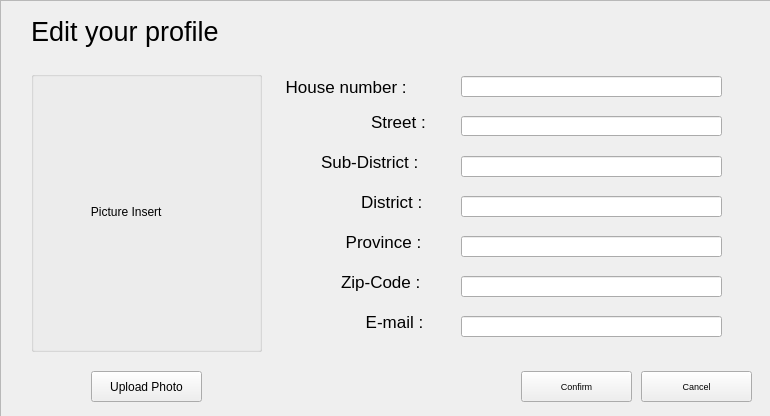
<?xml version="1.0" encoding="UTF-8"?>
<ui version="4.0">
 <class>Form</class>
 <widget class="QWidget" name="Form">
  <property name="geometry">
   <rect>
    <x>0</x>
    <y>0</y>
    <width>770</width>
    <height>416</height>
   </rect>
  </property>
  <property name="windowTitle">
   <string>Form</string>
  </property>
  <widget class="QScrollArea" name="addressEdit">
   <property name="geometry">
    <rect>
     <x>0</x>
     <y>0</y>
     <width>771</width>
     <height>421</height>
    </rect>
   </property>
   <property name="verticalScrollBarPolicy">
    <enum>Qt::ScrollBarAlwaysOff</enum>
   </property>
   <property name="horizontalScrollBarPolicy">
    <enum>Qt::ScrollBarAlwaysOff</enum>
   </property>
   <property name="widgetResizable">
    <bool>true</bool>
   </property>
   <widget class="QWidget" name="scrollAreaWidgetContents">
    <property name="geometry">
     <rect>
      <x>0</x>
      <y>0</y>
      <width>769</width>
      <height>419</height>
     </rect>
    </property>
    <widget class="QLabel" name="label">
     <property name="geometry">
      <rect>
       <x>30</x>
       <y>10</y>
       <width>251</width>
       <height>41</height>
      </rect>
     </property>
     <property name="font">
      <font>
       <pointsize>20</pointsize>
      </font>
     </property>
     <property name="text">
      <string>Edit your profile</string>
     </property>
    </widget>
    <widget class="QGroupBox" name="groupBox">
     <property name="geometry">
      <rect>
       <x>30</x>
       <y>70</y>
       <width>231</width>
       <height>281</height>
      </rect>
     </property>
     <property name="title">
      <string/>
     </property>
    </widget>
    <widget class="QLabel" name="label_9">
     <property name="geometry">
      <rect>
       <x>360</x>
       <y>310</y>
       <width>91</width>
       <height>21</height>
      </rect>
     </property>
     <property name="font">
      <font>
       <pointsize>13</pointsize>
      </font>
     </property>
     <property name="text">
      <string> E-mail :</string>
     </property>
    </widget>
    <widget class="QLabel" name="label_12">
     <property name="geometry">
      <rect>
       <x>280</x>
       <y>70</y>
       <width>161</width>
       <height>31</height>
      </rect>
     </property>
     <property name="font">
      <font>
       <pointsize>13</pointsize>
      </font>
     </property>
     <property name="text">
      <string> House number :</string>
     </property>
    </widget>
    <widget class="QPushButton" name="confirmButton">
     <property name="geometry">
      <rect>
       <x>520</x>
       <y>370</y>
       <width>111</width>
       <height>31</height>
      </rect>
     </property>
     <property name="font">
      <font>
       <pointsize>7</pointsize>
      </font>
     </property>
     <property name="text">
      <string>Confirm</string>
     </property>
    </widget>
    <widget class="QPushButton" name="cancelButton">
     <property name="geometry">
      <rect>
       <x>640</x>
       <y>370</y>
       <width>111</width>
       <height>31</height>
      </rect>
     </property>
     <property name="font">
      <font>
       <pointsize>7</pointsize>
      </font>
     </property>
     <property name="text">
      <string>Cancel</string>
     </property>
    </widget>
    <widget class="QLabel" name="barLabel">
     <property name="geometry">
      <rect>
       <x>0</x>
       <y>-10</y>
       <width>5</width>
       <height>13</height>
      </rect>
     </property>
     <property name="text">
      <string/>
     </property>
    </widget>
    <widget class="QPushButton" name="uploadButton">
     <property name="geometry">
      <rect>
       <x>90</x>
       <y>370</y>
       <width>111</width>
       <height>31</height>
      </rect>
     </property>
     <property name="text">
      <string>Upload Photo</string>
     </property>
    </widget>
    <widget class="QLineEdit" name="house">
     <property name="geometry">
      <rect>
       <x>460</x>
       <y>75</y>
       <width>261</width>
       <height>21</height>
      </rect>
     </property>
    </widget>
    <widget class="QLineEdit" name="street">
     <property name="geometry">
      <rect>
       <x>460</x>
       <y>115</y>
       <width>261</width>
       <height>20</height>
      </rect>
     </property>
    </widget>
    <widget class="QLineEdit" name="sdistrict">
     <property name="geometry">
      <rect>
       <x>460</x>
       <y>155</y>
       <width>261</width>
       <height>21</height>
      </rect>
     </property>
    </widget>
    <widget class="QLineEdit" name="district">
     <property name="geometry">
      <rect>
       <x>460</x>
       <y>195</y>
       <width>261</width>
       <height>21</height>
      </rect>
     </property>
    </widget>
    <widget class="QLineEdit" name="province">
     <property name="geometry">
      <rect>
       <x>460</x>
       <y>235</y>
       <width>261</width>
       <height>21</height>
      </rect>
     </property>
    </widget>
    <widget class="QLineEdit" name="zip">
     <property name="geometry">
      <rect>
       <x>460</x>
       <y>275</y>
       <width>261</width>
       <height>21</height>
      </rect>
     </property>
    </widget>
    <widget class="QLineEdit" name="email">
     <property name="geometry">
      <rect>
       <x>460</x>
       <y>315</y>
       <width>261</width>
       <height>21</height>
      </rect>
     </property>
    </widget>
    <widget class="QLabel" name="label_13">
     <property name="geometry">
      <rect>
       <x>320</x>
       <y>150</y>
       <width>131</width>
       <height>21</height>
      </rect>
     </property>
     <property name="font">
      <font>
       <pointsize>13</pointsize>
      </font>
     </property>
     <property name="text">
      <string>Sub-District :</string>
     </property>
    </widget>
    <widget class="QLabel" name="label_14">
     <property name="geometry">
      <rect>
       <x>340</x>
       <y>230</y>
       <width>111</width>
       <height>21</height>
      </rect>
     </property>
     <property name="font">
      <font>
       <pointsize>13</pointsize>
      </font>
     </property>
     <property name="text">
      <string> Province :</string>
     </property>
    </widget>
    <widget class="QLabel" name="label_15">
     <property name="geometry">
      <rect>
       <x>340</x>
       <y>270</y>
       <width>111</width>
       <height>21</height>
      </rect>
     </property>
     <property name="font">
      <font>
       <pointsize>13</pointsize>
      </font>
     </property>
     <property name="text">
      <string>Zip-Code : </string>
     </property>
    </widget>
    <widget class="QLabel" name="label_16">
     <property name="geometry">
      <rect>
       <x>370</x>
       <y>110</y>
       <width>81</width>
       <height>21</height>
      </rect>
     </property>
     <property name="font">
      <font>
       <pointsize>13</pointsize>
      </font>
     </property>
     <property name="text">
      <string>Street :</string>
     </property>
    </widget>
    <widget class="QLabel" name="label_17">
     <property name="geometry">
      <rect>
       <x>360</x>
       <y>190</y>
       <width>91</width>
       <height>21</height>
      </rect>
     </property>
     <property name="font">
      <font>
       <pointsize>13</pointsize>
      </font>
     </property>
     <property name="text">
      <string>District :</string>
     </property>
    </widget>
    <widget class="QLabel" name="picture">
     <property name="geometry">
      <rect>
       <x>30</x>
       <y>70</y>
       <width>231</width>
       <height>281</height>
      </rect>
     </property>
     <property name="text">
      <string>                  Picture Insert</string>
     </property>
    </widget>
    <zorder>groupBox</zorder>
    <zorder>label</zorder>
    <zorder>label_9</zorder>
    <zorder>label_12</zorder>
    <zorder>confirmButton</zorder>
    <zorder>cancelButton</zorder>
    <zorder>barLabel</zorder>
    <zorder>uploadButton</zorder>
    <zorder>house</zorder>
    <zorder>street</zorder>
    <zorder>sdistrict</zorder>
    <zorder>district</zorder>
    <zorder>province</zorder>
    <zorder>zip</zorder>
    <zorder>email</zorder>
    <zorder>label_13</zorder>
    <zorder>label_14</zorder>
    <zorder>label_15</zorder>
    <zorder>label_16</zorder>
    <zorder>label_17</zorder>
    <zorder>picture</zorder>
   </widget>
  </widget>
 </widget>
 <resources/>
 <connections/>
</ui>
